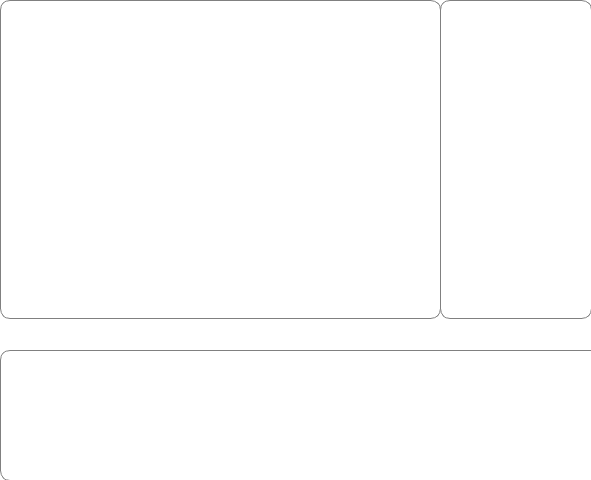
<?xml version="1.0" encoding="UTF-8"?>
<ui version="4.0">
 <class>groupChat</class>
 <widget class="QWidget" name="groupChat">
  <property name="geometry">
   <rect>
    <x>0</x>
    <y>0</y>
    <width>591</width>
    <height>480</height>
   </rect>
  </property>
  <property name="minimumSize">
   <size>
    <width>591</width>
    <height>480</height>
   </size>
  </property>
  <property name="maximumSize">
   <size>
    <width>591</width>
    <height>480</height>
   </size>
  </property>
  <property name="windowTitle">
   <string>Form</string>
  </property>
  <property name="styleSheet">
   <string notr="true">background-color: rgb(255, 255, 255);</string>
  </property>
  <widget class="QPlainTextEdit" name="sendTestEdit">
   <property name="geometry">
    <rect>
     <x>0</x>
     <y>350</y>
     <width>601</width>
     <height>131</height>
    </rect>
   </property>
   <property name="styleSheet">
    <string notr="true">background-color: rgb(255,255,255);
border: 1px solid gray;/*设置边框的粗细，以及颜色*/
border-radius: 10px;/*设置圆角的大小*/
padding: 0 8px;/*如果没有内容光标在开始往后移动0.8像素点*/
selection-background-color: darkgray;</string>
   </property>
  </widget>
  <widget class="QPlainTextEdit" name="readTestEdit">
   <property name="geometry">
    <rect>
     <x>0</x>
     <y>0</y>
     <width>441</width>
     <height>319</height>
    </rect>
   </property>
   <property name="styleSheet">
    <string notr="true">background-color: rgb(255,255,255);
border: 1px solid gray;/*设置边框的粗细，以及颜色*/
border-radius: 10px;/*设置圆角的大小*/
padding: 0 8px;/*如果没有内容光标在开始往后移动0.8像素点*/
selection-background-color: darkgray;</string>
   </property>
  </widget>
  <widget class="QPushButton" name="send">
   <property name="geometry">
    <rect>
     <x>561</x>
     <y>320</y>
     <width>30</width>
     <height>30</height>
    </rect>
   </property>
   <property name="styleSheet">
    <string notr="true">border: 1.5px solid white;/*设置边框的粗细，以及颜色*/
border-radius: 10px;/*设置圆角的大小*/
padding: 0 8px;/*如果没有内容光标在开始往后移动0.8像素点*/
selection-background-color: darkgray;
</string>
   </property>
   <property name="text">
    <string/>
   </property>
   <property name="icon">
    <iconset resource="myPix.qrc">
     <normaloff>:/myPix/Pix/enter.png</normaloff>:/myPix/Pix/enter.png</iconset>
   </property>
   <property name="iconSize">
    <size>
     <width>30</width>
     <height>30</height>
    </size>
   </property>
  </widget>
  <widget class="QPushButton" name="more">
   <property name="geometry">
    <rect>
     <x>0</x>
     <y>320</y>
     <width>30</width>
     <height>30</height>
    </rect>
   </property>
   <property name="styleSheet">
    <string notr="true">border: 1.5px solid white;/*设置边框的粗细，以及颜色*/
border-radius: 10px;/*设置圆角的大小*/
padding: 0 8px;/*如果没有内容光标在开始往后移动0.8像素点*/
selection-background-color: darkgray;
</string>
   </property>
   <property name="text">
    <string/>
   </property>
   <property name="icon">
    <iconset resource="myPix.qrc">
     <normaloff>:/myPix/Pix/more.png</normaloff>:/myPix/Pix/more.png</iconset>
   </property>
   <property name="iconSize">
    <size>
     <width>30</width>
     <height>30</height>
    </size>
   </property>
  </widget>
  <widget class="QListWidget" name="groupMembersList">
   <property name="geometry">
    <rect>
     <x>440</x>
     <y>0</y>
     <width>152</width>
     <height>319</height>
    </rect>
   </property>
   <property name="minimumSize">
    <size>
     <width>152</width>
     <height>319</height>
    </size>
   </property>
   <property name="maximumSize">
    <size>
     <width>152</width>
     <height>319</height>
    </size>
   </property>
   <property name="styleSheet">
    <string notr="true">background-color: rgb(255,255,255);
border: 1px solid gray;/*设置边框的粗细，以及颜色*/
border-radius: 10px;/*设置圆角的大小*/
padding: 0 8px;/*如果没有内容光标在开始往后移动0.8像素点*/
selection-background-color: darkgray;</string>
   </property>
  </widget>
 </widget>
 <resources>
  <include location="myPix.qrc"/>
 </resources>
 <connections/>
</ui>
